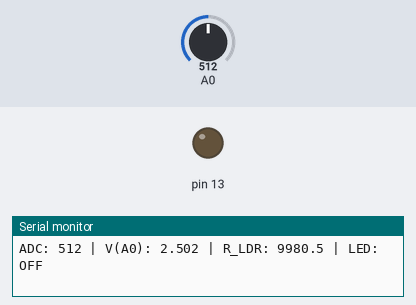
Bench run of a sketch on a simulated Arduino Uno, built with avr-gcc and run on an emulated ATmega328P. On the bench: output pins drawn as LEDs (lit = HIGH), the last lines printed to the serial monitor. The inputs (shaded band) are chosen by the test bench; at power-on: A0 = 512.

Above: at 1.3 s.
1.4 s: A0 set to 174
2.9 s: A0 set to 150
At 3.8 s:
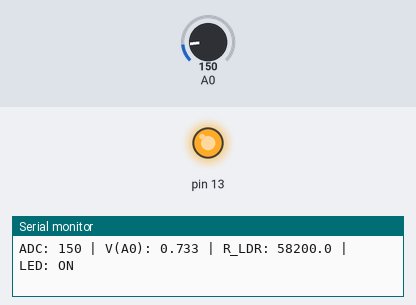
4.5 s: A0 set to 867
6.0 s: A0 set to 897
At 6.4 s:
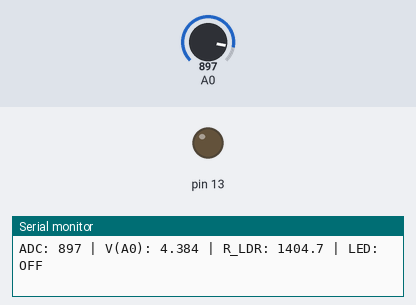
Timing chart, 0 to 9.0 s (numbered marks = the images above; inputs shaded):
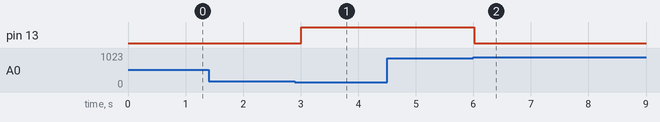

The sketch:

A.ino
```cpp
float umbral_v_off = 4.3;
float umbral_v_on  = 0.8;
bool last_state = false;

void setup() {
  pinMode(A0, INPUT);
  pinMode(13, OUTPUT);
  Serial.begin(9600);
}

void loop() {
  int nivelLuz = analogRead(A0);
  float voltaje = (nivelLuz / 1023.0) * 5.0;

  Serial.print("ADC: ");
  Serial.print(nivelLuz);
  Serial.print(" | V(A0): ");
  Serial.print(voltaje, 3);

  // Solo calcular R_LDR si el voltaje no es casi cero
  float R_fijo = 10000.0;
  if (voltaje > 0.01 && voltaje < 4.99) {
    float R_LDR = R_fijo * ((5.0 / voltaje) - 1.0);
    Serial.print(" | R_LDR: ");
    Serial.print(R_LDR, 1);
  } else {
    Serial.print(" | R_LDR: fuera de rango");
  }

  if (voltaje > umbral_v_off) {
    digitalWrite(13, LOW);
    last_state = false;
    Serial.println(" | LED: OFF");
  }
  else if (voltaje < umbral_v_on) {
    digitalWrite(13, HIGH);
    last_state = true;
    Serial.println(" | LED: ON");
  }
  else {
    digitalWrite(13, last_state ? HIGH : LOW);
    Serial.print(" | LED: ");
    Serial.println(last_state ? "ON" : "OFF");
  }

  delay(500);
}
```

Measured:
- the behaviour switches between 164 and 163 on A0 (found by bisection; images 0 and 1)
- the behaviour switches between 879 and 880 on A0 (found by bisection; images 1 and 2)
- after the input at 2.9 s, pin 13: LOW → HIGH after 0.11 s
- after the input at 6.0 s, pin 13: HIGH → LOW at once
